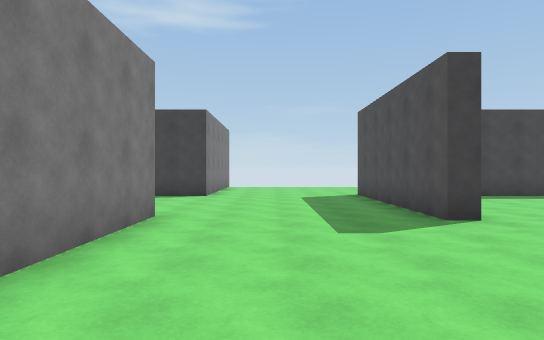
View 1 (above)

24 first-person views from a walk through a 3-D level made in the Unity game engine. The camera is 1.5 m above the floor, looks level and sees 75° across. The floor is counted in squares, 2 m on a side. Each view is taken from the middle of a square. On the plan, view 1 faces up. The plan holds only what a view shows up to about 11 squares ahead; the rest is blank. The place goes on beyond the plan. The player is left out. Surface patterns are stand-ins for the level's own textures.

View 2
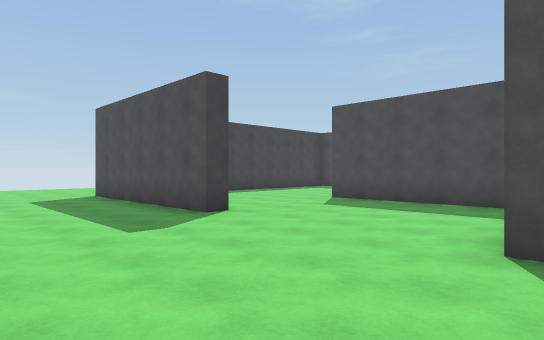

View 3
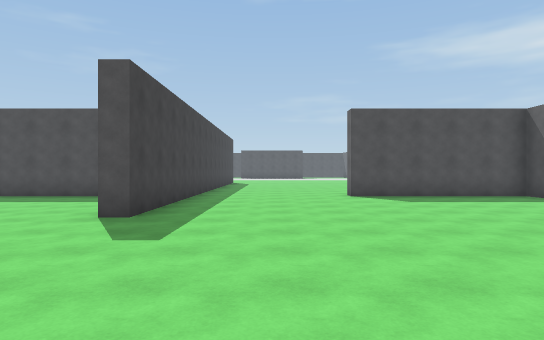

View 4
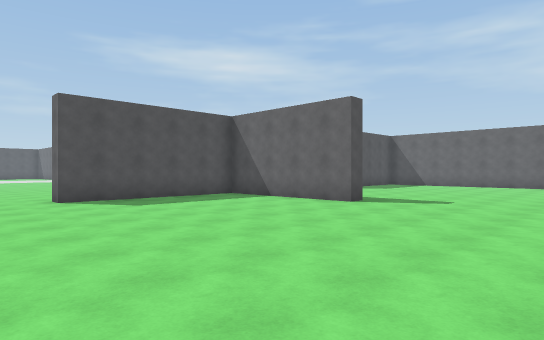

View 5
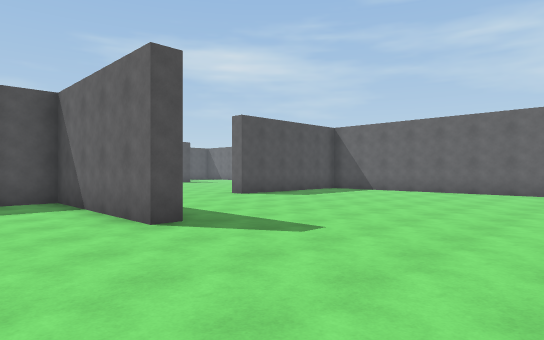

View 6
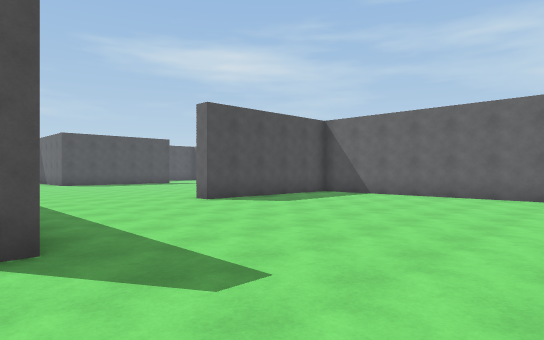

View 7
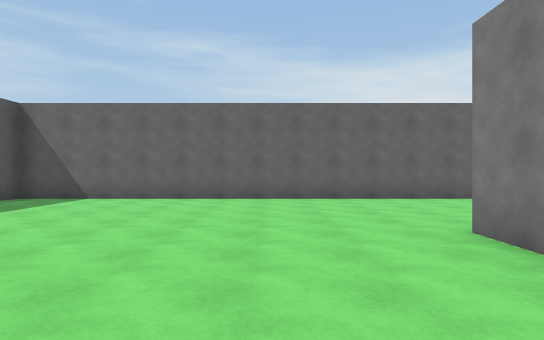

View 8
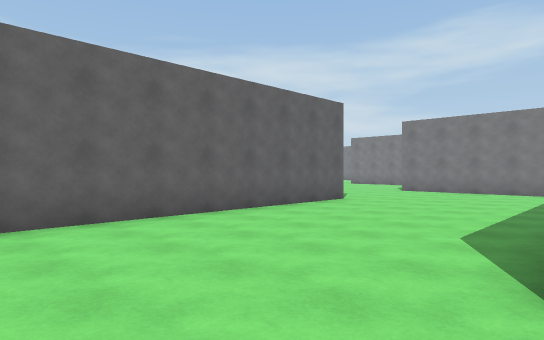

View 9
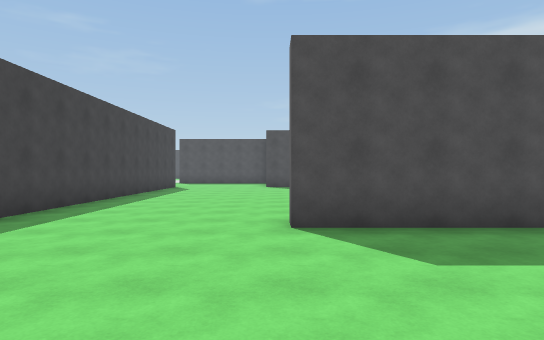

View 10
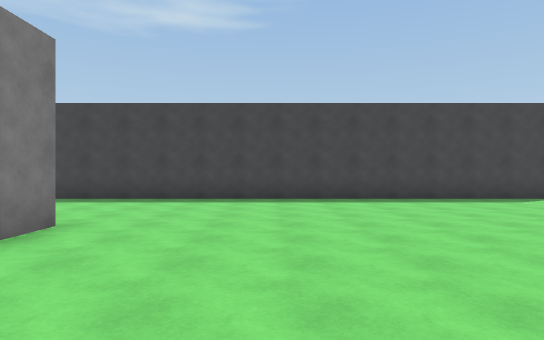

View 11
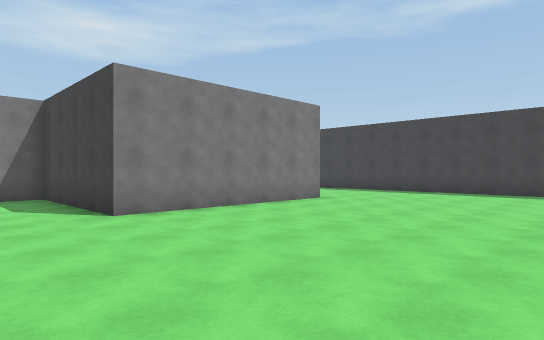

View 12
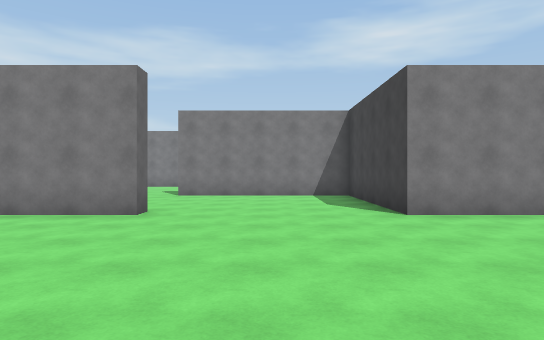

View 13
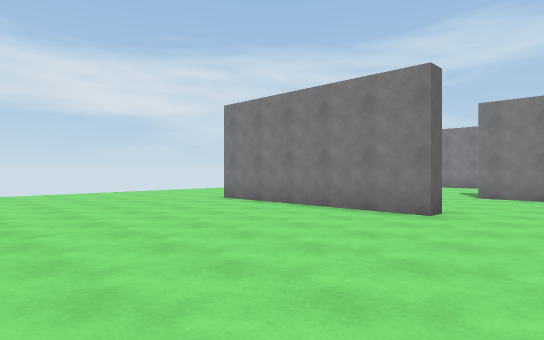

View 14
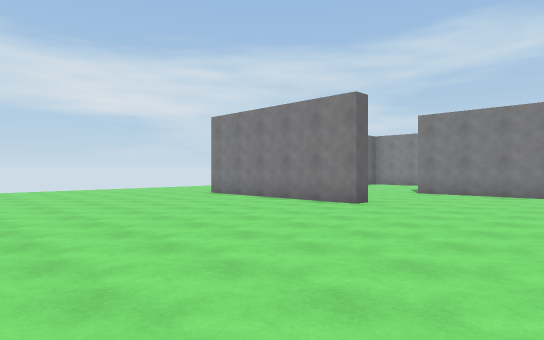

View 15
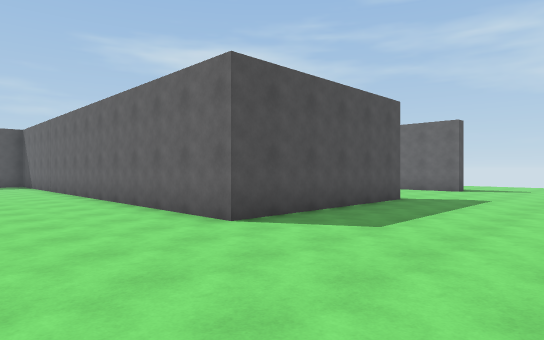

View 16
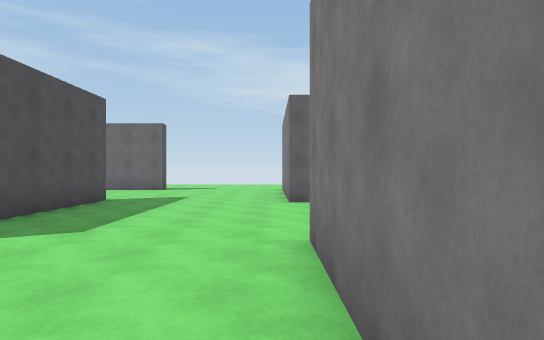

View 17
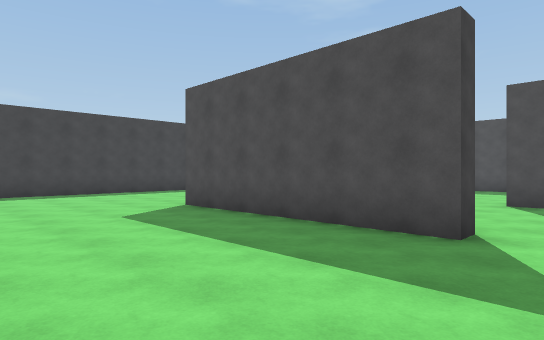

View 18
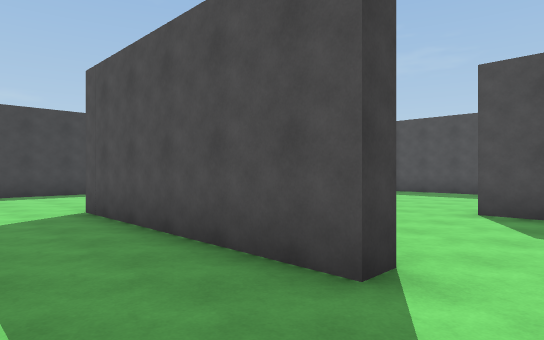

View 19
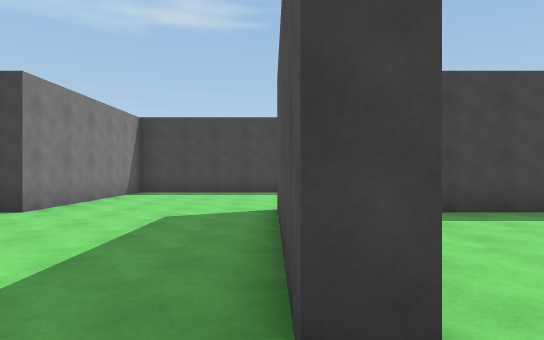

View 20
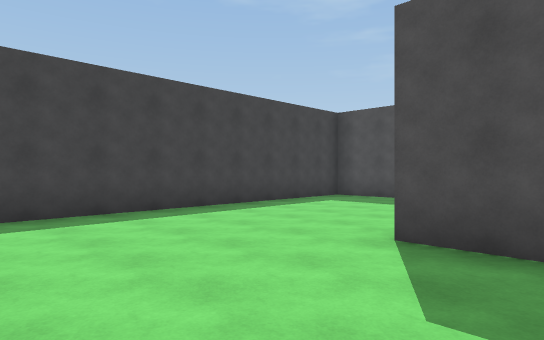

View 21
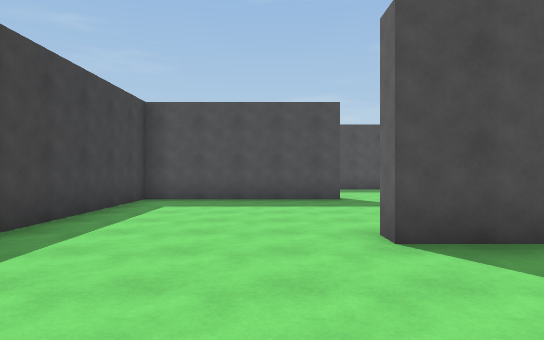

View 22
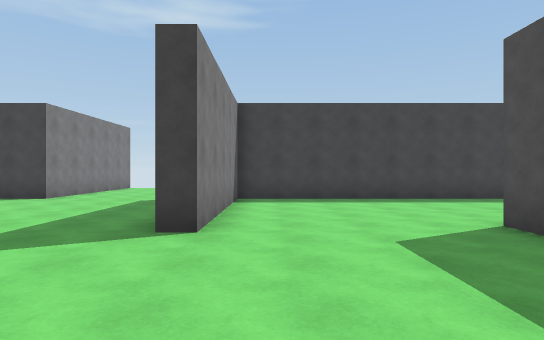

View 23
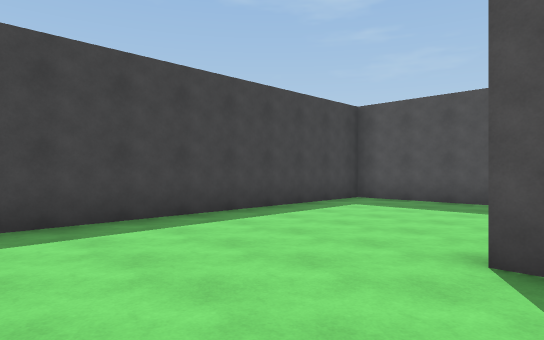

View 24
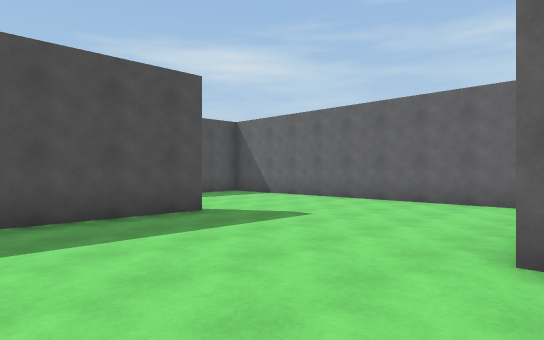

### Floor plan
Points are (right, up) in squares from view 1. A wall is a line through its corners. A room is listed if a view was taken in it or the views show most of it. See-through windows are left out.
Room 1 (views 1, 2, 3, 4, 5, 6, 7, 8, 9, 10, 11, 12, 13, 14, 15, 16, 17, 18, 22, 23, 24)
walls: (2.6, -9.8) (2.6, -9.3) (7.1, -9.3) (7.1, -4.3) (7.6, -4.3); (-2.4, -13.1) (-2.4, -14.2); (8, 0.2) (2.6, 0.2) (2.6, 0.8); (7.1, 1.6) (7.1, 5.8); (8.5, 0.7) (14.4, 0.7); (-6.2, -14.3) (-10.5, -14.3); (-1.9, 5.8) (-1.9, 2.4); (14.5, -9.8) (4.4, -9.8); (12.6, 5.2) (12.6, 10.2) (3.1, 10.2) (3.1, 5.2) (2.6, 5.2) (2.6, 10.8); (-12.4, -15) (-12.4, -19.8) (-12.9, -19.8); (-1.9, 12) (-1.9, 10.2) (-3.4, 10.2); (6.5, -24.2) (7.1, -24.2) (7.1, -26.5); (-7.9, -24.8) (-7.9, -19.3) (6.6, -19.3) (6.6, -14.3) (7.1, -14.3) (7.1, -19.8) (2.6, -19.8) (2.6, -24.8); (-12.9, -24.2) (-12.4, -24.2) (-12.4, -26.1)
ways out: opening at (-8, -25.5) to room 2; opening at (2, -25.5) to room 2
Room 2 (views 19, 20, 21)
walls: (-3.4, -25.9) (-3.4, -24.2) (-2.9, -24.2); (-7.4, -24.8) (-7.9, -24.8); (2.1, -24.8) (2.1, -19.8) (-6.2, -19.8)
ways out: opening at (-8, -25.5) to room 1; opening at (2, -25.5) to room 1

Positions as (right, up) in squares from view 1, and headings:
1: (0, 0), facing up
2: (-1, 0), facing up-right
3: (-3, -2), facing right
4: (-2, -2), facing down-right
5: (-2, -7), facing down-right
6: (-1, -9), facing down-right
7: (0, -10), facing down
8: (0, -14), facing down-left
9: (2, -14), facing right
10: (10, -19), facing up
11: (13, -22), facing up-left
12: (13, -22), facing left
13: (13, -22), facing down-left
14: (14, -20), facing down-left
15: (-12, -16), facing down-right
16: (-12, -16), facing down
17: (-12, -26), facing up-right
18: (-10, -26), facing up-right
19: (-8, -26), facing up
20: (-7, -26), facing up-right
21: (-7, -23), facing right
22: (4, 1), facing up
23: (4, 5), facing up-right
24: (7, 9), facing down-right
